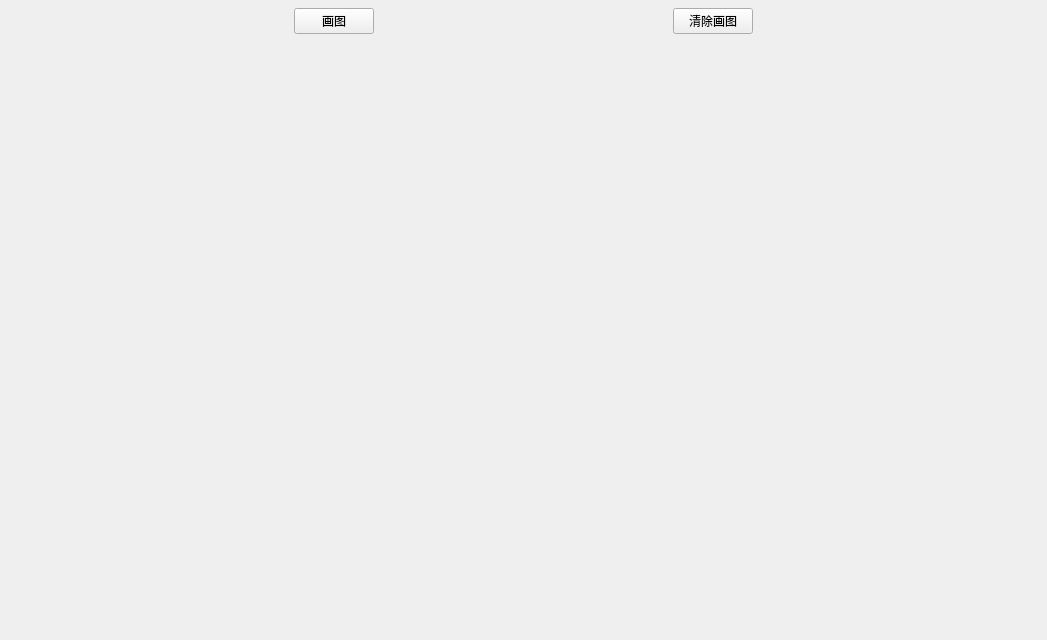
<?xml version="1.0" encoding="UTF-8"?>
<ui version="4.0">
 <class>Form_SProFig</class>
 <widget class="QWidget" name="Form_SProFig">
  <property name="geometry">
   <rect>
    <x>0</x>
    <y>0</y>
    <width>1047</width>
    <height>640</height>
   </rect>
  </property>
  <property name="windowTitle">
   <string>Form</string>
  </property>
  <layout class="QVBoxLayout" name="verticalLayout" stretch="0,20">
   <property name="spacing">
    <number>0</number>
   </property>
   <property name="leftMargin">
    <number>0</number>
   </property>
   <property name="topMargin">
    <number>6</number>
   </property>
   <property name="rightMargin">
    <number>0</number>
   </property>
   <property name="bottomMargin">
    <number>0</number>
   </property>
   <item>
    <widget class="QWidget" name="widget" native="true">
     <layout class="QHBoxLayout" name="horizontalLayout">
      <property name="leftMargin">
       <number>0</number>
      </property>
      <property name="topMargin">
       <number>2</number>
      </property>
      <property name="rightMargin">
       <number>0</number>
      </property>
      <property name="bottomMargin">
       <number>2</number>
      </property>
      <item>
       <spacer name="horizontalSpacer">
        <property name="orientation">
         <enum>Qt::Horizontal</enum>
        </property>
        <property name="sizeHint" stdset="0">
         <size>
          <width>40</width>
          <height>20</height>
         </size>
        </property>
       </spacer>
      </item>
      <item>
       <widget class="QPushButton" name="pushButton_SPro">
        <property name="text">
         <string>画图</string>
        </property>
       </widget>
      </item>
      <item>
       <spacer name="horizontalSpacer_3">
        <property name="orientation">
         <enum>Qt::Horizontal</enum>
        </property>
        <property name="sizeHint" stdset="0">
         <size>
          <width>40</width>
          <height>20</height>
         </size>
        </property>
       </spacer>
      </item>
      <item>
       <widget class="QPushButton" name="pushButton_clear">
        <property name="text">
         <string>清除画图</string>
        </property>
       </widget>
      </item>
      <item>
       <spacer name="horizontalSpacer_2">
        <property name="orientation">
         <enum>Qt::Horizontal</enum>
        </property>
        <property name="sizeHint" stdset="0">
         <size>
          <width>40</width>
          <height>20</height>
         </size>
        </property>
       </spacer>
      </item>
     </layout>
    </widget>
   </item>
   <item>
    <widget class="QWidget" name="widget_SPro" native="true">
     <layout class="QGridLayout" name="gridLayout_2">
      <property name="leftMargin">
       <number>0</number>
      </property>
      <property name="topMargin">
       <number>0</number>
      </property>
      <property name="rightMargin">
       <number>0</number>
      </property>
      <property name="bottomMargin">
       <number>0</number>
      </property>
      <item row="0" column="0">
       <layout class="QGridLayout" name="gridLayout_SPro"/>
      </item>
     </layout>
    </widget>
   </item>
  </layout>
 </widget>
 <resources/>
 <connections/>
</ui>
